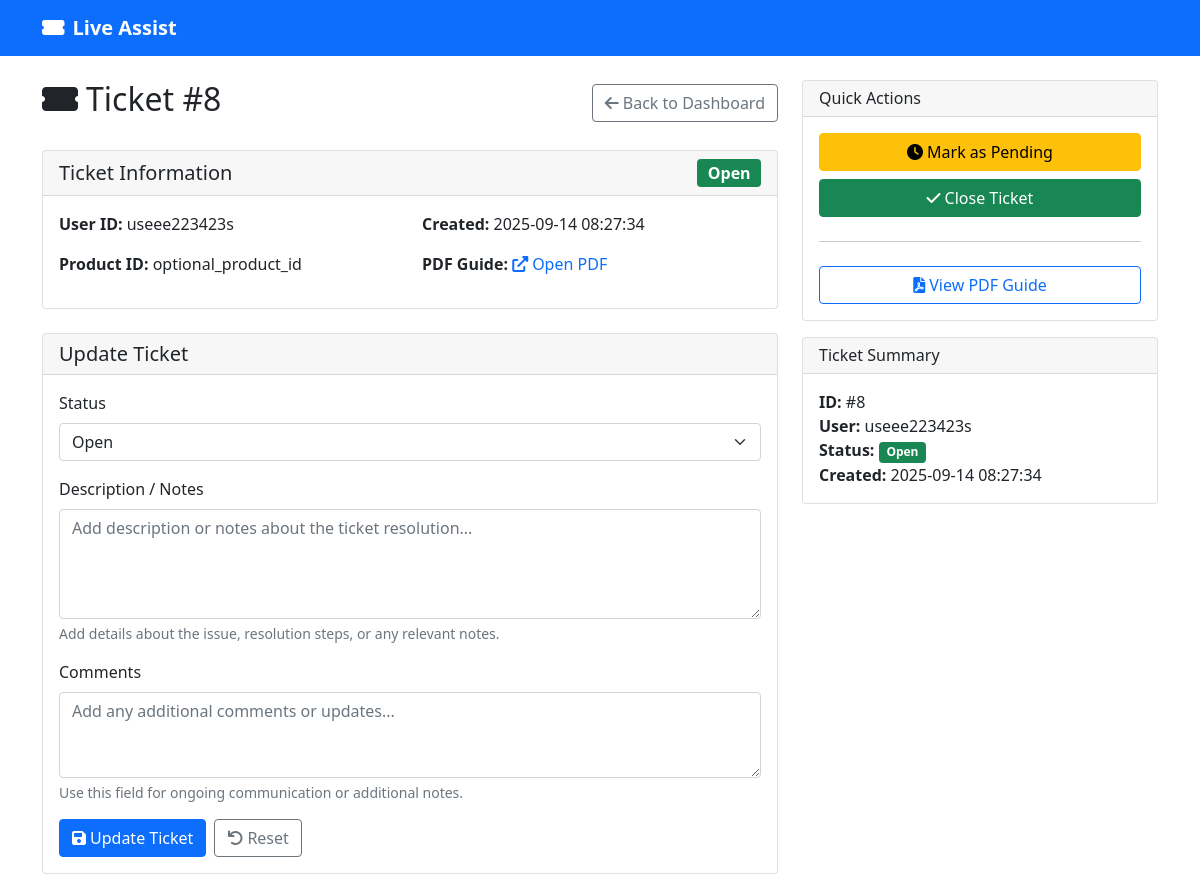
Page /ticket/8 on the committed database.
### tables this page shows
CREATE TABLE tickets (
            id INTEGER PRIMARY KEY AUTOINCREMENT,
            user_id TEXT NOT NULL,
            pdf_link TEXT NOT NULL,
            product_id TEXT,
            other_ids TEXT,
            status TEXT DEFAULT 'Open',
            description TEXT DEFAULT '',
            comments TEXT DEFAULT '',
            created_at TIMESTAMP DEFAULT CURRENT_TIMESTAMP
        );

### app.py (the view)
@app.route('/ticket/<int:ticket_id>')
def view_ticket(ticket_id):
    conn = sqlite3.connect('tickets.db')
    cursor = conn.cursor()
    cursor.execute('''
        SELECT id, user_id, pdf_link, product_id, other_ids, status, description, comments, created_at
        FROM tickets WHERE id = ?
    ''', (ticket_id,))
    ticket = cursor.fetchone()
    conn.close()
    if not ticket:
        flash('Ticket not found', 'error')
        return redirect(url_for('dashboard'))
    ticket_data = {
        'id': ticket[0],
        'user_id': ticket[1],
        'pdf_link': ticket[2],
        'product_id': ticket[3],
        'other_ids': ticket[4],
        'status': ticket[5],
        'description': ticket[6],
        'comments': ticket[7],
        'created_at': ticket[8]
    }
    return render_template('ticket_detail.html', ticket=ticket_data)

### templates/ticket_detail.html (shortened to what this page needs)
{% extends "base.html" %}
{% block content %}
<div class="row">
    <div class="col-md-8">
        <div class="d-flex justify-content-between align-items-center mb-4">
            <h1 class="h2">
                <i class="fas fa-ticket-alt me-2"></i>Ticket #{{ ticket.id }}
            </h1>
            <a href="{{ url_for('dashboard') }}" class="btn btn-outline-secondary">
                <i class="fas fa-arrow-left me-1"></i>Back to Dashboard
            </a>
        </div>
        <div class="card mb-4">
            <div class="card-header d-flex justify-content-between align-items-center">
                <h5 class="mb-0">Ticket Information</h5>
                <span class="badge bg-{% if ticket.status == 'Open' %}success{% elif ticket.status == 'Pending' %}warning{% else %}secondary{% endif %} fs-6">
                    {{ ticket.status }}
                </span>
            </div>
            <div class="card-body">
                <div class="row">
                    <div class="col-md-6">
                        <p><strong>User ID:</strong> {{ ticket.user_id }}</p>
                        {% if ticket.product_id %}
                            <p><strong>Product ID:</strong> {{ ticket.product_id }}</p>
                        {% endif %}
                    </div>
                    <div class="col-md-6">
                        <p><strong>Created:</strong> {{ ticket.created_at }}</p>
                        <p><strong>PDF Guide:</strong>
                            <a href="{{ ticket.pdf_link }}" target="_blank" class="pdf-link">
                                <i class="fas fa-external-link-alt me-1"></i>Open PDF
                            </a>
                        </p>
                    </div>
                </div>
            </div>
        </div>
        <div class="card">
            <div class="card-header">
                <h5 class="mb-0">Update Ticket</h5>
            </div>
            <div class="card-body">
                <form method="POST" action="{{ url_for('update_ticket', ticket_id=ticket.id) }}">
                    <div class="mb-3">
                        <label for="status" class="form-label">Status</label>
                        <select class="form-select" id="status" name="status" required>
                            <option value="Open" {% if ticket.status == 'Open' %}selected{% endif %}>Open</option>
                        </select>
                    </div>
                    <div class="mb-3">
                        <label for="description" class="form-label">Description / Notes</label>
                        <textarea class="form-control" id="description" name="description" rows="4"
                                  placeholder="Add description or notes about the ticket resolution...">{{ ticket.description }}</textarea>
                        <div class="form-text">
                            Add details about the issue, resolution steps, or any relevant notes.
                        </div>
                    </div>
                    <div class="mb-3">
                        <label for="comments" class="form-label">Comments</label>
                        <textarea class="form-control" id="comments" name="comments" rows="3"
                                  placeholder="Add any additional comments or updates...">{{ ticket.comments }}</textarea>
                        <div class="form-text">
                            Use this field for ongoing communication or additional notes.
                        </div>
                    </div>
                    <div class="d-flex gap-2">
                        <button type="submit" class="btn btn-primary">
                            <i class="fas fa-save me-1"></i>Update Ticket
                        </button>
                        <button type="reset" class="btn btn-outline-secondary">
                            <i class="fas fa-undo me-1"></i>Reset
                        </button>
                    </div>
                </form>
            </div>
        </div>
    </div>
    <div class="col-md-4">
        <div class="card">
            <div class="card-header">
                <h6 class="mb-0">Quick Actions</h6>
            </div>
            <div class="card-body">
                <div class="d-grid gap-2">
                    {% if ticket.status == 'Open' %}
                        <a href="{{ url_for('update_status', ticket_id=ticket.id, status='Pending') }}"
                           class="btn btn-warning"
                           onclick="return confirm('Mark ticket as Pending?')">
                            <i class="fas fa-clock me-1"></i>Mark as Pending
                        </a>
                        <a href="{{ url_for('update_status', ticket_id=ticket.id, status='Closed') }}"
                           class="btn btn-success"
                           onclick="return confirm('Close this ticket?')">
                            <i class="fas fa-check me-1"></i>Close Ticket
                        </a>
                    {% else %}
                        <a href="{{ url_for('update_status', ticket_id=ticket.id, status='Open') }}"
                           class="btn btn-info"
                           onclick="return confirm('Reopen this ticket?')">
                            <i class="fas fa-undo me-1"></i>Reopen Ticket
                        </a>
                    {% endif %}
                    <hr>
                    <a href="{{ ticket.pdf_link }}" target="_blank" class="btn btn-outline-primary">
                        <i class="fas fa-file-pdf me-1"></i>View PDF Guide
                    </a>
                </div>
            </div>
        </div>
        <div class="card mt-3">
            <div class="card-header">
                <h6 class="mb-0">Ticket Summary</h6>
            </div>
            <div class="card-body">
                <ul class="list-unstyled mb-0">
                    <li><strong>ID:</strong> #{{ ticket.id }}</li>
                    <li><strong>User:</strong> {{ ticket.user_id }}</li>
                    <li><strong>Status:</strong>
                        <span class="badge bg-{% if ticket.status == 'Open' %}success{% elif ticket.status == 'Pending' %}warning{% else %}secondary{% endif %}">
                            {{ ticket.status }}
                        </span>
                    </li>
                    <li><strong>Created:</strong> {{ ticket.created_at }}</li>
                </ul>
            </div>
        </div>
    </div>
</div>
{% endblock %}

### templates/base.html (style rules this page uses)
.pdf-link { color: #0d6efd; text-decoration: none; }

### rows in the picture
tickets: id "8", status "Open", user_id "useee223423s", product_id "optional_product_id", created_at "2025-09-14 08:27:34"
